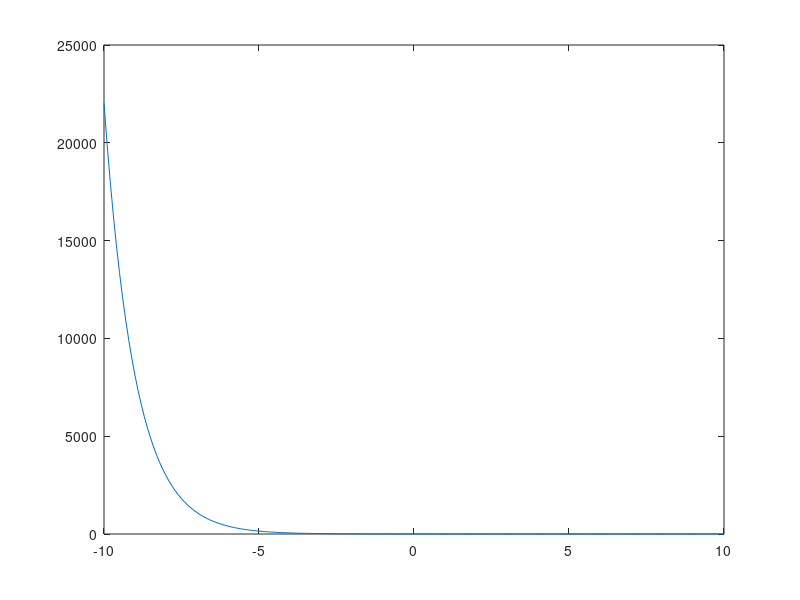

MATLAB code for this plot:
%test plot of e^-(th/b)^2
t=-10:0.1:10;
f=exp(-t);
%f=exp(-t.*t);
% f2=2.^(-t.*t);
% plot(t,f,t,f2);
plot(t,f);
% legend ('e^-(t^2)' ,'2^-(t^2)');

%plot (t, exp(-(t-.3).^2), t, exp(-t.^2), t, exp(t.^2), t, exp(t))

